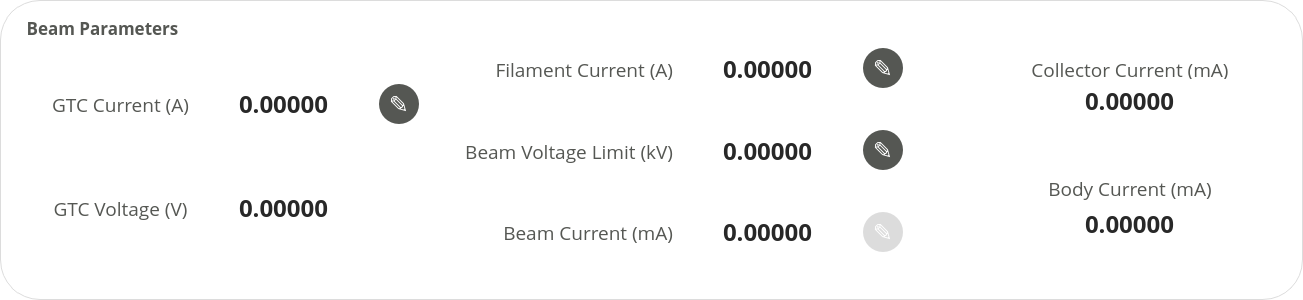
           <widget class="QGroupBox" name="beam_params_group">
            <property name="enabled">
             <bool>true</bool>
            </property>
            <property name="sizePolicy">
             <sizepolicy hsizetype="Expanding" vsizetype="Expanding">
              <horstretch>0</horstretch>
              <verstretch>0</verstretch>
             </sizepolicy>
            </property>
            <property name="minimumSize">
             <size>
              <width>375</width>
              <height>300</height>
             </size>
            </property>
            <property name="maximumSize">
             <size>
              <width>10000</width>
              <height>800</height>
             </size>
            </property>
            <property name="font">
             <font>
              <family>Open Sans</family>
              <pointsize>13</pointsize>
              <weight>75</weight>
              <bold>true</bold>
              <kerning>true</kerning>
             </font>
            </property>
            <property name="autoFillBackground">
             <bool>false</bool>
            </property>
            <property name="styleSheet">
             <string notr="true">QGroupBox {
/*border: 1px solid rgb(180, 180, 180);*/
border: none;
background: white;
border-radius: 40px;
/*margin-top: 12px;*/
border: 1px solid rgb(220,220,220);
background-image: none;
}

QGroupBox::title {
subcontrol-origin: margin;
/*left: 20px;*/
padding: 0px 8px;
left: 16px;
top: 16px;
color: rgb(85, 87, 83);
}

QGroupBox:disabled {
background-image: url(:/images/dc_icon.png);
background-repeat: no-repeat;
background-position: center;
}</string>
            </property>
            <property name="title">
             <string>Beam Parameters</string>
            </property>
            <property name="flat">
             <bool>false</bool>
            </property>
            <property name="checkable">
             <bool>false</bool>
            </property>
            <layout class="QHBoxLayout" name="horizontalLayout_3">
             <property name="topMargin">
              <number>5</number>
             </property>
             <property name="bottomMargin">
              <number>5</number>
             </property>
             <item>
              <spacer name="horizontalSpacer_3">
               <property name="orientation">
                <enum>Qt::Horizontal</enum>
               </property>
               <property name="sizeHint" stdset="0">
                <size>
                 <width>40</width>
                 <height>20</height>
                </size>
               </property>
              </spacer>
             </item>
             <item>
              <layout class="QGridLayout" name="gridLayout_13">
               <property name="topMargin">
                <number>12</number>
               </property>
               <property name="horizontalSpacing">
                <number>30</number>
               </property>
               <property name="verticalSpacing">
                <number>0</number>
               </property>
               <item row="0" column="2" alignment="Qt::AlignLeft">
                <widget class="QPushButton" name="gtc_curr_button">
                 <property name="minimumSize">
                  <size>
                   <width>40</width>
                   <height>40</height>
                  </size>
                 </property>
                 <property name="maximumSize">
                  <size>
                   <width>40</width>
                   <height>40</height>
                  </size>
                 </property>
                 <property name="font">
                  <font>
                   <family>Open Sans</family>
                   <pointsize>18</pointsize>
                  </font>
                 </property>
                 <property name="cursor">
                  <cursorShape>PointingHandCursor</cursorShape>
                 </property>
                 <property name="styleSheet">
                  <string notr="true">QPushButton {
	background-color: rgb(85,87,83);
	border: none;
	border-radius: 20px;
	color: white;
	height: 40px;
	width: 40px;
}
QPushButton:hover { background-color: rgb(66,68,65); }
QPushButton:hover:pressed { background-color: rgb(48,49,47); }
QPushButton:disabled { background-color: rgb(220,220,220); }</string>
                 </property>
                 <property name="text">
                  <string>✎</string>
                 </property>
                </widget>
               </item>
               <item row="0" column="1">
                <widget class="SmartLineEdit" name="gtc_curr_edit">
                 <property name="minimumSize">
                  <size>
                   <width>130</width>
                   <height>36</height>
                  </size>
                 </property>
                 <property name="maximumSize">
                  <size>
                   <width>130</width>
                   <height>36</height>
                  </size>
                 </property>
                 <property name="font">
                  <font>
                   <family>Open Sans</family>
                   <pointsize>18</pointsize>
                   <weight>75</weight>
                   <bold>true</bold>
                  </font>
                 </property>
                 <property name="styleSheet">
                  <string notr="true">QLineEdit { height: 34px; border-radius: 17px; border: none; background: transparent; color: rgb(40,40,40); }
QLineEdit:disabled { color: transparent; }
</string>
                 </property>
                 <property name="text">
                  <string>0.00000</string>
                 </property>
                 <property name="alignment">
                  <set>Qt::AlignCenter</set>
                 </property>
                 <property name="readOnly">
                  <bool>true</bool>
                 </property>
                </widget>
               </item>
               <item row="1" column="1">
                <widget class="SmartLineEdit" name="gtc_volt_edit">
                 <property name="minimumSize">
                  <size>
                   <width>130</width>
                   <height>36</height>
                  </size>
                 </property>
                 <property name="maximumSize">
                  <size>
                   <width>130</width>
                   <height>36</height>
                  </size>
                 </property>
                 <property name="font">
                  <font>
                   <family>Open Sans</family>
                   <pointsize>18</pointsize>
                   <weight>75</weight>
                   <bold>true</bold>
                  </font>
                 </property>
                 <property name="styleSheet">
                  <string notr="true">QLineEdit { height: 34px; border-radius: 17px; border: none; background: transparent; color: rgb(40,40,40); }
QLineEdit:disabled { color: transparent; }
</string>
                 </property>
                 <property name="text">
                  <string>0.00000</string>
                 </property>
                 <property name="alignment">
                  <set>Qt::AlignCenter</set>
                 </property>
                 <property name="readOnly">
                  <bool>true</bool>
                 </property>
                </widget>
               </item>
               <item row="0" column="0">
                <widget class="QLabel" name="label_23">
                 <property name="font">
                  <font>
                   <family>Open Sans</family>
                   <pointsize>14</pointsize>
                  </font>
                 </property>
                 <property name="styleSheet">
                  <string notr="true">QLabel{ background: none; color: rgb(85,87,83); }
QLabel:disabled{ color: transparent; }</string>
                 </property>
                 <property name="text">
                  <string>GTC Current (A)</string>
                 </property>
                 <property name="alignment">
                  <set>Qt::AlignCenter</set>
                 </property>
                </widget>
               </item>
               <item row="1" column="0">
                <widget class="QLabel" name="label_7">
                 <property name="font">
                  <font>
                   <family>Open Sans</family>
                   <pointsize>14</pointsize>
                  </font>
                 </property>
                 <property name="styleSheet">
                  <string notr="true">QLabel{ background: none; color: rgb(85,87,83); }
QLabel:disabled{ color: transparent; }</string>
                 </property>
                 <property name="text">
                  <string>GTC Voltage (V)</string>
                 </property>
                 <property name="alignment">
                  <set>Qt::AlignCenter</set>
                 </property>
                </widget>
               </item>
              </layout>
             </item>
             <item>
              <spacer name="horizontalSpacer">
               <property name="orientation">
                <enum>Qt::Horizontal</enum>
               </property>
               <property name="sizeHint" stdset="0">
                <size>
                 <width>40</width>
                 <height>20</height>
                </size>
               </property>
              </spacer>
             </item>
             <item>
              <layout class="QGridLayout" name="gridLayout_2">
               <property name="horizontalSpacing">
                <number>30</number>
               </property>
               <property name="verticalSpacing">
                <number>0</number>
               </property>
               <item row="0" column="1">
                <widget class="SmartLineEdit" name="fil_curr_edit">
                 <property name="minimumSize">
                  <size>
                   <width>130</width>
                   <height>36</height>
                  </size>
                 </property>
                 <property name="maximumSize">
                  <size>
                   <width>130</width>
                   <height>36</height>
                  </size>
                 </property>
                 <property name="font">
                  <font>
                   <family>Open Sans</family>
                   <pointsize>18</pointsize>
                   <weight>75</weight>
                   <bold>true</bold>
                  </font>
                 </property>
                 <property name="styleSheet">
                  <string notr="true">QLineEdit { height: 34px; border-radius: 17px; border: none; background: transparent; color: rgb(40,40,40); }
QLineEdit:disabled { color: transparent; }
</string>
                 </property>
                 <property name="text">
                  <string>0.00000</string>
                 </property>
                 <property name="alignment">
                  <set>Qt::AlignCenter</set>
                 </property>
                 <property name="readOnly">
                  <bool>true</bool>
                 </property>
                </widget>
               </item>
               <item row="0" column="0" alignment="Qt::AlignRight">
                <widget class="QLabel" name="label">
                 <property name="minimumSize">
                  <size>
                   <width>0</width>
                   <height>0</height>
                  </size>
                 </property>
                 <property name="maximumSize">
                  <size>
                   <width>10000</width>
                   <height>10000</height>
                  </size>
                 </property>
                 <property name="font">
                  <font>
                   <family>Open Sans</family>
                   <pointsize>14</pointsize>
                   <kerning>true</kerning>
                  </font>
                 </property>
                 <property name="styleSheet">
                  <string notr="true">QLabel{ background: none; color: rgb(85,87,83); }
QLabel:disabled{ color: transparent; }</string>
                 </property>
                 <property name="text">
                  <string>Filament Current (A)</string>
                 </property>
                 <property name="alignment">
                  <set>Qt::AlignRight|Qt::AlignTrailing|Qt::AlignVCenter</set>
                 </property>
                </widget>
               </item>
               <item row="1" column="0">
                <widget class="QLabel" name="label_3">
                 <property name="minimumSize">
                  <size>
                   <width>132</width>
                   <height>0</height>
                  </size>
                 </property>
                 <property name="font">
                  <font>
                   <family>Open Sans</family>
                   <pointsize>14</pointsize>
                  </font>
                 </property>
                 <property name="styleSheet">
                  <string notr="true">QLabel{ background: none; color: rgb(85,87,83); }
QLabel:disabled{ color: transparent; }</string>
                 </property>
                 <property name="text">
                  <string>Beam Voltage Limit (kV)</string>
                 </property>
                 <property name="alignment">
                  <set>Qt::AlignRight|Qt::AlignTrailing|Qt::AlignVCenter</set>
                 </property>
                </widget>
               </item>
               <item row="1" column="1">
                <widget class="SmartLineEdit" name="beam_volt_edit">
                 <property name="minimumSize">
                  <size>
                   <width>130</width>
                   <height>36</height>
                  </size>
                 </property>
                 <property name="maximumSize">
                  <size>
                   <width>130</width>
                   <height>36</height>
                  </size>
                 </property>
                 <property name="font">
                  <font>
                   <family>Open Sans</family>
                   <pointsize>18</pointsize>
                   <weight>75</weight>
                   <bold>true</bold>
                  </font>
                 </property>
                 <property name="styleSheet">
                  <string notr="true">QLineEdit { height: 34px; border-radius: 17px; border: none; background: transparent; color: rgb(40,40,40); }
QLineEdit:disabled { color: transparent; }
</string>
                 </property>
                 <property name="text">
                  <string>0.00000</string>
                 </property>
                 <property name="alignment">
                  <set>Qt::AlignCenter</set>
                 </property>
                 <property name="readOnly">
                  <bool>true</bool>
                 </property>
                </widget>
               </item>
               <item row="2" column="0">
                <widget class="QLabel" name="dxm_curr_label">
                 <property name="enabled">
                  <bool>true</bool>
                 </property>
                 <property name="font">
                  <font>
                   <family>Open Sans</family>
                   <pointsize>14</pointsize>
                  </font>
                 </property>
                 <property name="styleSheet">
                  <string notr="true">QLabel{ background: none; color: rgb(85,87,83); }
QLabel:disabled{ color: transparent; }</string>
                 </property>
                 <property name="text">
                  <string>Beam Current (mA)</string>
                 </property>
                 <property name="alignment">
                  <set>Qt::AlignRight|Qt::AlignTrailing|Qt::AlignVCenter</set>
                 </property>
                </widget>
               </item>
               <item row="2" column="1">
                <widget class="SmartLineEdit" name="beam_curr_edit">
                 <property name="enabled">
                  <bool>true</bool>
                 </property>
                 <property name="minimumSize">
                  <size>
                   <width>130</width>
                   <height>36</height>
                  </size>
                 </property>
                 <property name="maximumSize">
                  <size>
                   <width>130</width>
                   <height>36</height>
                  </size>
                 </property>
                 <property name="font">
                  <font>
                   <family>Open Sans</family>
                   <pointsize>18</pointsize>
                   <weight>75</weight>
                   <bold>true</bold>
                  </font>
                 </property>
                 <property name="styleSheet">
                  <string notr="true">QLineEdit { height: 34px; border-radius: 17px; border: none; background: transparent; color: rgb(40,40,40); }
QLineEdit:disabled { color: transparent; }
</string>
                 </property>
                 <property name="text">
                  <string>0.00000</string>
                 </property>
                 <property name="alignment">
                  <set>Qt::AlignCenter</set>
                 </property>
                 <property name="readOnly">
                  <bool>true</bool>
                 </property>
                </widget>
               </item>
               <item row="0" column="2" rowspan="3">
                <widget class="QFrame" name="cath_button_frame">
                 <property name="enabled">
                  <bool>true</bool>
                 </property>
                 <property name="minimumSize">
                  <size>
                   <width>100</width>
                   <height>0</height>
                  </size>
                 </property>
                 <property name="maximumSize">
                  <size>
                   <width>100</width>
                   <height>16777215</height>
                  </size>
                 </property>
                 <property name="styleSheet">
                  <string notr="true">background: transparent; border: none;</string>
                 </property>
                 <property name="frameShape">
                  <enum>QFrame::StyledPanel</enum>
                 </property>
                 <property name="frameShadow">
                  <enum>QFrame::Raised</enum>
                 </property>
                 <layout class="QVBoxLayout" name="verticalLayout_2" stretch="1,1,0">
                  <property name="spacing">
                   <number>0</number>
                  </property>
                  <property name="leftMargin">
                   <number>0</number>
                  </property>
                  <property name="topMargin">
                   <number>0</number>
                  </property>
                  <property name="rightMargin">
                   <number>0</number>
                  </property>
                  <property name="bottomMargin">
                   <number>0</number>
                  </property>
                  <item alignment="Qt::AlignLeft">
                   <widget class="QPushButton" name="fil_curr_button">
                    <property name="enabled">
                     <bool>true</bool>
                    </property>
                    <property name="minimumSize">
                     <size>
                      <width>40</width>
                      <height>40</height>
                     </size>
                    </property>
                    <property name="maximumSize">
                     <size>
                      <width>40</width>
                      <height>40</height>
                     </size>
                    </property>
                    <property name="font">
                     <font>
                      <family>Open Sans</family>
                      <pointsize>18</pointsize>
                     </font>
                    </property>
                    <property name="cursor">
                     <cursorShape>PointingHandCursor</cursorShape>
                    </property>
                    <property name="styleSheet">
                     <string notr="true">QPushButton {
	background-color: rgb(85,87,83);
	border: none;
	border-radius: 20px;
	color: white;
	height: 40px;
	width: 40px;
}
QPushButton:hover { background-color: rgb(66,68,65); }
QPushButton:hover:pressed { background-color: rgb(48,49,47); }
QPushButton:disabled { background-color: rgb(220,220,220); }</string>
                    </property>
                    <property name="text">
                     <string>✎</string>
                    </property>
                   </widget>
                  </item>
                  <item alignment="Qt::AlignLeft|Qt::AlignVCenter">
                   <widget class="QPushButton" name="beam_volt_button">
                    <property name="minimumSize">
                     <size>
                      <width>40</width>
                      <height>40</height>
                     </size>
                    </property>
                    <property name="maximumSize">
                     <size>
                      <width>40</width>
                      <height>40</height>
                     </size>
                    </property>
                    <property name="font">
                     <font>
                      <family>Open Sans</family>
                      <pointsize>18</pointsize>
                     </font>
                    </property>
                    <property name="cursor">
                     <cursorShape>PointingHandCursor</cursorShape>
                    </property>
                    <property name="styleSheet">
                     <string notr="true">QPushButton {
	background-color: rgb(85,87,83);
	border: none;
	border-radius: 20px;
	color: white;
	height: 40px;
	width: 40px;
}
QPushButton:hover { background-color: rgb(66,68,65); }
QPushButton:hover:pressed { background-color: rgb(48,49,47); }
QPushButton:disabled { background-color: rgb(220,220,220); }</string>
                    </property>
                    <property name="text">
                     <string>✎</string>
                    </property>
                   </widget>
                  </item>
                  <item alignment="Qt::AlignLeft|Qt::AlignBottom">
                   <widget class="QPushButton" name="beam_curr_button">
                    <property name="enabled">
                     <bool>false</bool>
                    </property>
                    <property name="minimumSize">
                     <size>
                      <width>40</width>
                      <height>40</height>
                     </size>
                    </property>
                    <property name="maximumSize">
                     <size>
                      <width>40</width>
                      <height>40</height>
                     </size>
                    </property>
                    <property name="font">
                     <font>
                      <family>Open Sans</family>
                      <pointsize>18</pointsize>
                     </font>
                    </property>
                    <property name="cursor">
                     <cursorShape>PointingHandCursor</cursorShape>
                    </property>
                    <property name="styleSheet">
                     <string notr="true">QPushButton {
	background-color: rgb(85,87,83);
	border: none;
	border-radius: 20px;
	color: white;
	height: 40px;
	width: 40px;
}
QPushButton:hover { background-color: rgb(66,68,65); }
QPushButton:hover:pressed { background-color: rgb(48,49,47); }
QPushButton:disabled { background-color: rgb(220,220,220); }</string>
                    </property>
                    <property name="text">
                     <string>✎</string>
                    </property>
                   </widget>
                  </item>
                 </layout>
                </widget>
               </item>
              </layout>
             </item>
             <item>
              <spacer name="horizontalSpacer_10">
               <property name="orientation">
                <enum>Qt::Horizontal</enum>
               </property>
               <property name="sizeHint" stdset="0">
                <size>
                 <width>40</width>
                 <height>20</height>
                </size>
               </property>
              </spacer>
             </item>
             <item>
              <layout class="QVBoxLayout" name="verticalLayout_19">
               <property name="spacing">
                <number>5</number>
               </property>
               <property name="topMargin">
                <number>0</number>
               </property>
               <property name="bottomMargin">
                <number>0</number>
               </property>
               <item>
                <spacer name="verticalSpacer_2">
                 <property name="orientation">
                  <enum>Qt::Vertical</enum>
                 </property>
                 <property name="sizeHint" stdset="0">
                  <size>
                   <width>20</width>
                   <height>20</height>
                  </size>
                 </property>
                </spacer>
               </item>
               <item alignment="Qt::AlignHCenter">
                <widget class="QLabel" name="label_8">
                 <property name="maximumSize">
                  <size>
                   <width>16777215</width>
                   <height>20</height>
                  </size>
                 </property>
                 <property name="font">
                  <font>
                   <family>Open Sans</family>
                   <pointsize>14</pointsize>
                  </font>
                 </property>
                 <property name="styleSheet">
                  <string notr="true">QLabel{ background: none; color: rgb(85,87,83); }
QLabel:disabled{ color: transparent; }</string>
                 </property>
                 <property name="text">
                  <string>Collector Current (mA)</string>
                 </property>
                 <property name="alignment">
                  <set>Qt::AlignCenter</set>
                 </property>
                </widget>
               </item>
               <item alignment="Qt::AlignHCenter">
                <widget class="QLineEdit" name="collector_read">
                 <property name="enabled">
                  <bool>true</bool>
                 </property>
                 <property name="minimumSize">
                  <size>
                   <width>0</width>
                   <height>0</height>
                  </size>
                 </property>
                 <property name="maximumSize">
                  <size>
                   <width>10000</width>
                   <height>10000</height>
                  </size>
                 </property>
                 <property name="font">
                  <font>
                   <family>Open Sans</family>
                   <pointsize>18</pointsize>
                   <weight>75</weight>
                   <bold>true</bold>
                  </font>
                 </property>
                 <property name="focusPolicy">
                  <enum>Qt::NoFocus</enum>
                 </property>
                 <property name="styleSheet">
                  <string notr="true">QLineEdit { height: 34px; border-radius: 16px; border: none; background: transparent; color: rgb(40,40,40); }
QLineEdit:disabled { color: white; }
</string>
                 </property>
                 <property name="text">
                  <string>0.00000</string>
                 </property>
                 <property name="alignment">
                  <set>Qt::AlignCenter</set>
                 </property>
                 <property name="readOnly">
                  <bool>true</bool>
                 </property>
                </widget>
               </item>
               <item>
                <spacer name="verticalSpacer">
                 <property name="orientation">
                  <enum>Qt::Vertical</enum>
                 </property>
                 <property name="sizeHint" stdset="0">
                  <size>
                   <width>20</width>
                   <height>20</height>
                  </size>
                 </property>
                </spacer>
               </item>
               <item alignment="Qt::AlignHCenter">
                <widget class="QLabel" name="label_9">
                 <property name="font">
                  <font>
                   <family>Open Sans</family>
                   <pointsize>14</pointsize>
                  </font>
                 </property>
                 <property name="styleSheet">
                  <string notr="true">QLabel{ background: none; color: rgb(85,87,83); }
QLabel:disabled{ color: transparent; }</string>
                 </property>
                 <property name="text">
                  <string>Body Current (mA)</string>
                 </property>
                 <property name="alignment">
                  <set>Qt::AlignCenter</set>
                 </property>
                </widget>
               </item>
               <item alignment="Qt::AlignHCenter">
                <widget class="QLineEdit" name="body_read">
                 <property name="minimumSize">
                  <size>
                   <width>0</width>
                   <height>0</height>
                  </size>
                 </property>
                 <property name="maximumSize">
                  <size>
                   <width>100000</width>
                   <height>100000</height>
                  </size>
                 </property>
                 <property name="font">
                  <font>
                   <family>Open Sans</family>
                   <pointsize>18</pointsize>
                   <weight>75</weight>
                   <bold>true</bold>
                  </font>
                 </property>
                 <property name="autoFillBackground">
                  <bool>false</bool>
                 </property>
                 <property name="styleSheet">
                  <string notr="true">QLineEdit { height: 34px; border-radius: 16px; border: none; background: transparent; color: rgb(40,40,40); }
QLineEdit:disabled { color: white; }
</string>
                 </property>
                 <property name="text">
                  <string>0.00000</string>
                 </property>
                 <property name="alignment">
                  <set>Qt::AlignCenter</set>
                 </property>
                 <property name="readOnly">
                  <bool>true</bool>
                 </property>
                </widget>
               </item>
               <item>
                <spacer name="verticalSpacer_3">
                 <property name="orientation">
                  <enum>Qt::Vertical</enum>
                 </property>
                 <property name="sizeHint" stdset="0">
                  <size>
                   <width>20</width>
                   <height>20</height>
                  </size>
                 </property>
                </spacer>
               </item>
              </layout>
             </item>
             <item>
              <spacer name="horizontalSpacer_4">
               <property name="orientation">
                <enum>Qt::Horizontal</enum>
               </property>
               <property name="sizeHint" stdset="0">
                <size>
                 <width>40</width>
                 <height>20</height>
                </size>
               </property>
              </spacer>
             </item>
            </layout>
           </widget>
